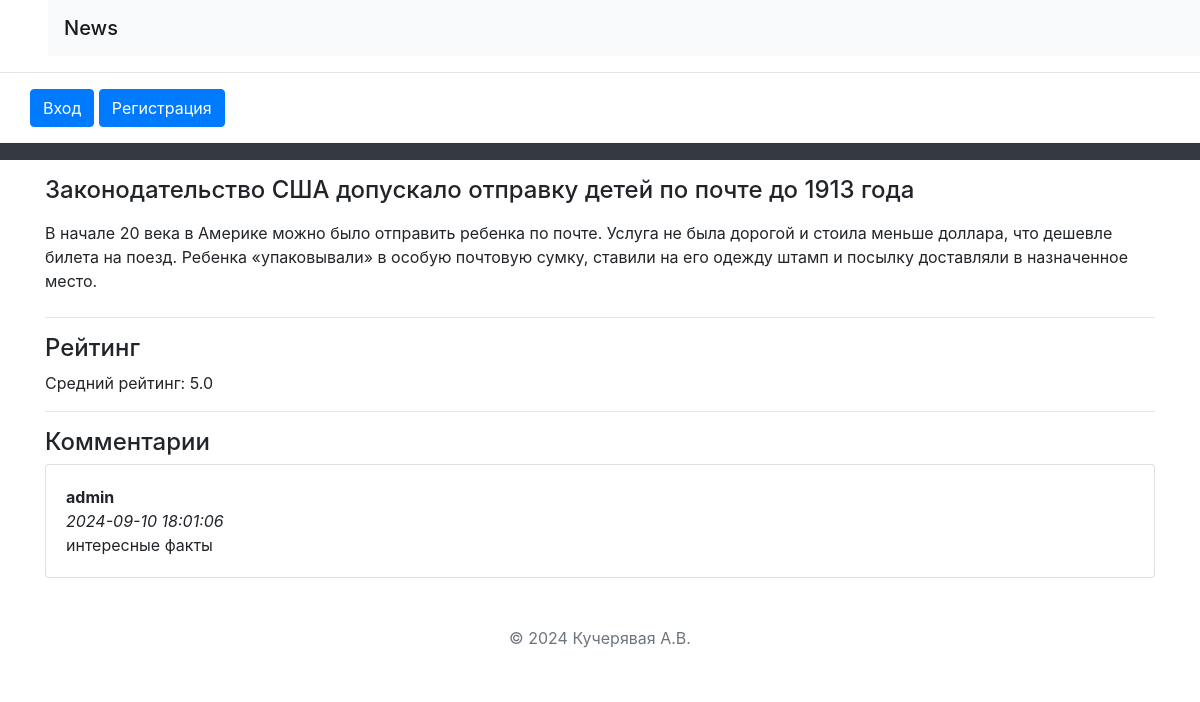
The app's page /riddles/7/ with its own data.
### riddles/models.py (models this page shows)
class Riddle(models.Model):
    riddle_text = models.CharField(max_length=255)
    pub_date = models.DateTimeField('date published')

class Option(models.Model):
    riddle = models.ForeignKey(Riddle, on_delete=models.CASCADE)
    text = models.CharField(max_length=900)

class Message(models.Model):
    chat = models.ForeignKey(
        Riddle,
        verbose_name='Есть о чем рассказать?',
        on_delete=models.CASCADE)
    author = models.ForeignKey(
        User,
        verbose_name='Пользователь', on_delete=models.CASCADE)
    message = models.TextField('Сообщение')
    pub_date = models.DateTimeField(
        'Дата сообщения',
        default=timezone.now)

### riddles/views.py (the view)
# urls.py: re_path(r'^([0-9]+)/$', views.detail, name='detail'),
def detail(request, riddle_id):
    error_message = None
    if "error_message" in request.GET:
        error_message = request.GET["error_message"]
    ordered_option_set = \
        list(Option.objects.filter(riddle_id=riddle_id))
    option_iter = \
        numpy.random.permutation(len(ordered_option_set))
    option_set = []
    for num in option_iter:
        option_set.append(ordered_option_set[num])
    return render(
        request,
        "answer.html",
        {
            "option_set": option_set,
            "riddle": get_object_or_404(
                Riddle, pk=riddle_id),
            "error_message": error_message,
            "latest_messages":
                Message.objects
                    .filter(chat_id=riddle_id)
                    .order_by('-pub_date')[:5],
            "already_rated_by_user":
                Mark.objects
                    .filter(author_id=request.user.id)
                    .filter(riddle_id=riddle_id)
                    .count(),
            "user_rating":
                Mark.objects
                    .filter(author_id=request.user.id)
                    .filter(riddle_id=riddle_id)
                    .aggregate(Avg('mark'))
                    ["mark__avg"],
            "avg_mark":
                Mark.objects
                    .filter(riddle_id=riddle_id)
                    .aggregate(Avg('mark'))
                    ["mark__avg"]
        }
    )

### templates/answer.html (shortened to what this page needs)
<!DOCTYPE html>
<html lang="en">
<head>
</head>
<body>
{% extends 'base.html' %}
{% block main %}
<h4>{{ riddle.riddle_text }}</h4>
<form action="answer/" method="post">
    {% for option in riddle.option_set.all %}
        <label for="option{{ forloop.counter }}">
            {{ option.text }}
        </label><br>
    {% endfor %}
</form>
<hr>
<h4>Рейтинг</h4>
    <p>Средний рейтинг:
        <span id="avg_mark_span">
            {{ avg_mark }}
        </span>
    </p>
    <hr>
<h4>Комментарии</h4>
<div id="history">
    {% for message in latest_messages %}
        <div class="card">
        <div class="card-body">
            <strong>
                {{ message.author.username }}
            </strong>
            <br/>
            <em>
                {{ message.pub_date|date:'Y-m-d H:i:s' }}
            </em>
            <br/>
            {{ message.message }}
        </div>
        </div>
        <br/>
    {% endfor %}
</div>
{% endblock %}

### records on screen
Riddle: riddle_text "Законодательство США допускало отправку детей по почте до 1913 года"
Option: text "В начале 20 века в Америке можно было отправить ребенка по почте. Услуга не была дорогой и стоила меньше доллара, что дешевле билета на поезд. Ребенка «упаковывали» в особую почтовую сумку, ставили на его одежду штамп и посылку доставляли в назначенное место."
Message: author.username "admin", pub_date "2024-09-10 18:01:06", message "интересные факты"

### other values on screen
{{ avg_mark }} "5.0"
